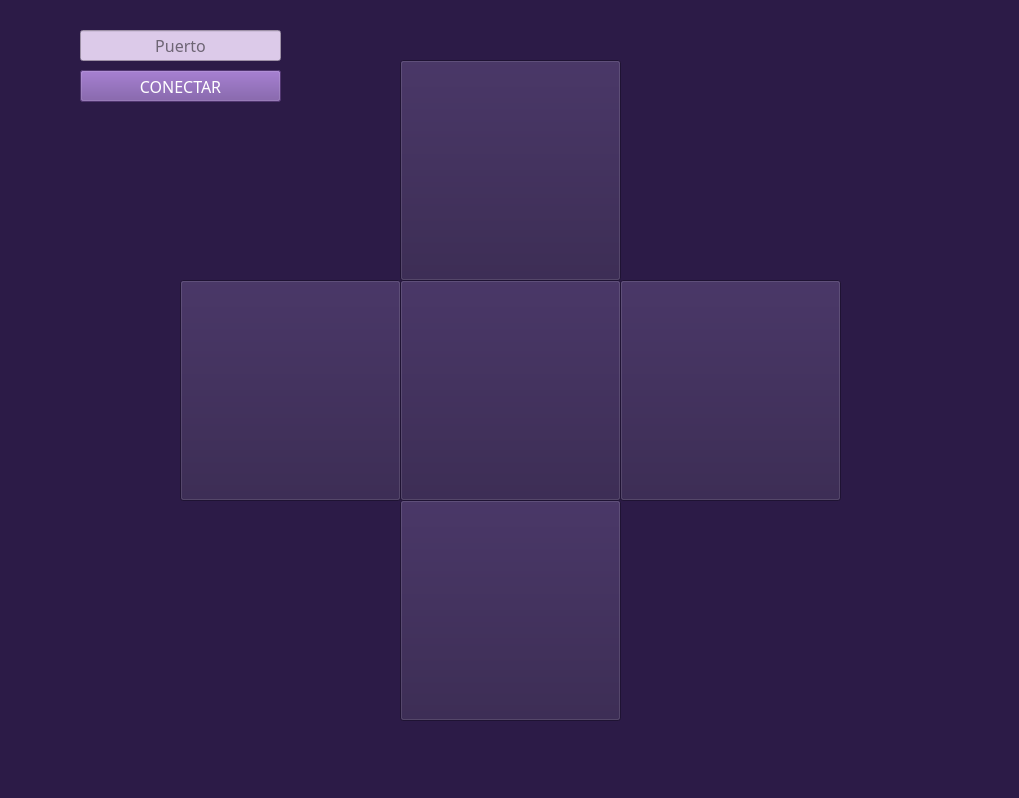
<?xml version="1.0" encoding="UTF-8"?>
<ui version="4.0">
 <class>MainWindow</class>
 <widget class="QMainWindow" name="MainWindow">
  <property name="geometry">
   <rect>
    <x>0</x>
    <y>0</y>
    <width>1019</width>
    <height>798</height>
   </rect>
  </property>
  <property name="windowTitle">
   <string>MainWindow</string>
  </property>
  <property name="styleSheet">
   <string notr="true">background-color: rgb(44, 27, 71);</string>
  </property>
  <widget class="QWidget" name="centralwidget">
   <widget class="QPushButton" name="btn_accion">
    <property name="geometry">
     <rect>
      <x>80</x>
      <y>70</y>
      <width>201</width>
      <height>32</height>
     </rect>
    </property>
    <property name="font">
     <font>
      <family>Poor Richard</family>
      <pointsize>12</pointsize>
     </font>
    </property>
    <property name="styleSheet">
     <string notr="true">color: white; 
background-color: rgb(114, 76, 157);
</string>
    </property>
    <property name="text">
     <string>CONECTAR</string>
    </property>
   </widget>
   <widget class="QLineEdit" name="txt_puerto">
    <property name="geometry">
     <rect>
      <x>80</x>
      <y>30</y>
      <width>201</width>
      <height>31</height>
     </rect>
    </property>
    <property name="font">
     <font>
      <family>Poor Richard</family>
      <pointsize>12</pointsize>
     </font>
    </property>
    <property name="styleSheet">
     <string notr="true">background-color: rgb(220, 202, 233)</string>
    </property>
    <property name="text">
     <string/>
    </property>
    <property name="alignment">
     <set>Qt::AlignCenter</set>
    </property>
    <property name="placeholderText">
     <string>Puerto</string>
    </property>
   </widget>
   <widget class="QPushButton" name="btnAvanza">
    <property name="geometry">
     <rect>
      <x>400</x>
      <y>60</y>
      <width>221</width>
      <height>221</height>
     </rect>
    </property>
    <property name="autoFillBackground">
     <bool>false</bool>
    </property>
    <property name="styleSheet">
     <string notr="true">image: url(:/imagenes/Interfaz/imgAvanza.jpg);</string>
    </property>
    <property name="text">
     <string/>
    </property>
   </widget>
   <widget class="QPushButton" name="btnAlto">
    <property name="geometry">
     <rect>
      <x>400</x>
      <y>280</y>
      <width>221</width>
      <height>221</height>
     </rect>
    </property>
    <property name="autoFillBackground">
     <bool>false</bool>
    </property>
    <property name="styleSheet">
     <string notr="true">image: url(:/imagenes/Interfaz/imgAlto.jpg);</string>
    </property>
    <property name="text">
     <string/>
    </property>
   </widget>
   <widget class="QPushButton" name="btnReversa">
    <property name="geometry">
     <rect>
      <x>400</x>
      <y>500</y>
      <width>221</width>
      <height>221</height>
     </rect>
    </property>
    <property name="autoFillBackground">
     <bool>false</bool>
    </property>
    <property name="styleSheet">
     <string notr="true">image: url(:/imagenes/Interfaz/imgReversa.jpg);</string>
    </property>
    <property name="text">
     <string/>
    </property>
   </widget>
   <widget class="QPushButton" name="btnDerecha">
    <property name="geometry">
     <rect>
      <x>620</x>
      <y>280</y>
      <width>221</width>
      <height>221</height>
     </rect>
    </property>
    <property name="autoFillBackground">
     <bool>false</bool>
    </property>
    <property name="styleSheet">
     <string notr="true">image: url(:/imagenes/Interfaz/imgDerecha.jpg);</string>
    </property>
    <property name="text">
     <string/>
    </property>
   </widget>
   <widget class="QPushButton" name="btnIzquierda">
    <property name="geometry">
     <rect>
      <x>180</x>
      <y>280</y>
      <width>221</width>
      <height>221</height>
     </rect>
    </property>
    <property name="autoFillBackground">
     <bool>false</bool>
    </property>
    <property name="styleSheet">
     <string notr="true">image: url(:/imagenes/Interfaz/imgIzquierda.jpg);</string>
    </property>
    <property name="text">
     <string/>
    </property>
   </widget>
  </widget>
  <widget class="QMenuBar" name="menubar">
   <property name="geometry">
    <rect>
     <x>0</x>
     <y>0</y>
     <width>1019</width>
     <height>21</height>
    </rect>
   </property>
  </widget>
  <widget class="QStatusBar" name="statusbar"/>
 </widget>
 <resources>
  <include location="imagenes.qrc"/>
 </resources>
 <connections/>
</ui>
